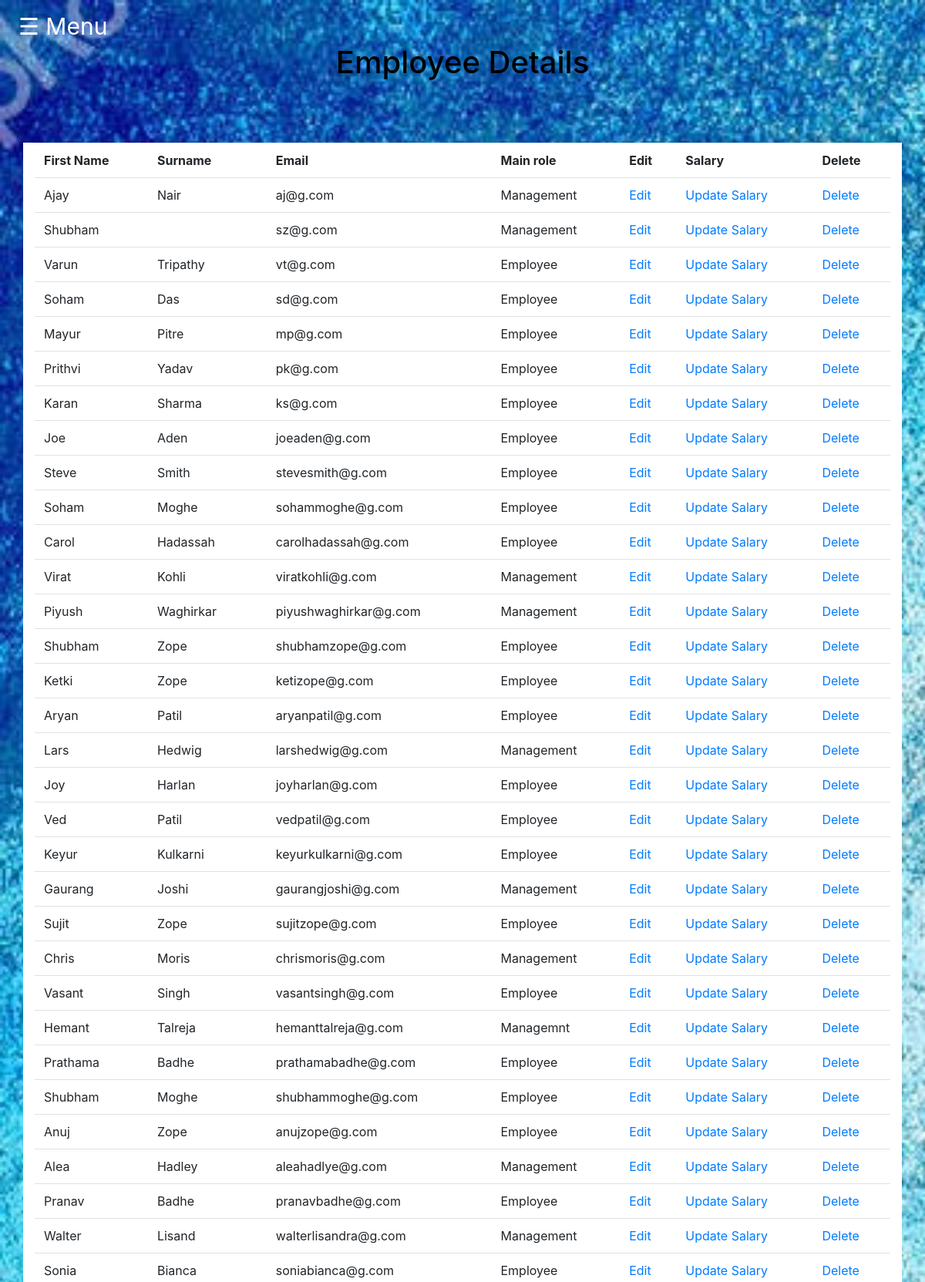
Screenshot of /viewemploy.php (signed in, upper part) with the database file from the repository.
### tables this page shows
CREATE TABLE `addemploy` (
  `Employ_ID` int(11) NOT NULL,
  `fname` varchar(45) DEFAULT NULL,
  `mname` varchar(45) DEFAULT NULL,
  `lname` varchar(45) DEFAULT NULL,
  `qualify` varchar(45) DEFAULT NULL,
  `blood` varchar(45) DEFAULT NULL,
  `email` varchar(45) DEFAULT NULL,
  `phone` varchar(20) DEFAULT NULL,
  `exp` varchar(45) DEFAULT NULL,
  `department` varchar(45) DEFAULT NULL,
  `designation` varchar(45) DEFAULT NULL,
  `addr` varchar(45) DEFAULT NULL,
  `Password` varchar(45) NOT NULL,
  `MainRole` varchar(45) NOT NULL
);

### viewemploy.php (the view, shortened to what this page needs)
<?php
include('bootstrap.php') ;
 include('configall.php');
 ?>
<!DOCTYPE html>
<html lang="en" dir="ltr">
  <head>
    <link rel="stylesheet" href="viewemploy.css?v=<?php echo time(); ?>">
    <link rel="stylesheet" href="https://maxcdn.bootstrapcdn.com/bootstrap/4.5.2/css/bootstrap.min.css">
  </head>
  <body>
  <div class="side">
       <span style="font-size:30px;cursor:pointer" onclick="openNav()">&#9776; Menu</span>
  </div>
  <div class="heading">
    <center><h2>Employee Details</h2></center>
  </div>
  <br><br><br>
  <div class="container">
  <?php  echo('<table class="table table-hover">'."\n");
  echo "<tr><td>";
  echo("<b>First Name</b>");
  echo("</td><td>");
  echo("<b>Surname</b>");
  echo("</td><td>");
  echo("<b>Email</b>");
  echo("</td><td>");
  echo("<b>Main role</b>");
  echo("</td><td>");
  echo('<b>Edit</b>');
  echo("</td><td>");
  echo('<b>Salary</b>');
  echo("</td><td>");
  echo('<b>Delete</b>');
  echo("</td></tr>\n");
$stmt = $pdo->query("SELECT fname,lname, email, Employ_ID,MainRole FROM addemploy");
while ( $row = $stmt->fetch(PDO::FETCH_ASSOC) ) {
    echo "<tr><td>";
    echo(htmlentities($row['fname']));
    echo("</td><td>");
    echo(htmlentities($row['lname']));
    echo("</td><td>");
    echo(htmlentities($row['email']));
    echo("</td><td>");
    echo(htmlentities($row['MainRole']));
    echo("</td><td>");
    echo('<a href="edit.php?Employ_ID='.$row['Employ_ID'].'">Edit</a>  ');
    echo("</td><td>");
    echo('<a href="salary.php?Employ_ID='.$row['Employ_ID'].'">Update Salary</a>  ');
    echo("</td><td>");
    echo('<a href="empdeletetest.php?Employ_ID='.$row['Employ_ID'].'">Delete</a>');
    echo("</td></tr>\n");
}
?>
</table>
  </div>
  </body>
</html>

### viewemploy.css (style rules this page uses)
body { background: url(bgImage7.jpg); margin:0; padding:0; background-size: cover; font-family: Arial; }
.heading h2 { font-size: 40px; color: black; }
body { font-family: 'Montserrat', sans-serif; font-weight: bold; }
.container { background-color: white; }
span { color: white; }
.side { margin-left: 2%; margin-top: 1%; color: black; }

### rows the page displays
addemploy: fname "Ajay", lname "Nair", email "aj@g.com", MainRole "Management"
addemploy: fname "Shubham", email "sz@g.com", MainRole "Management"
addemploy: fname "Varun", lname "Tripathy", email "vt@g.com", MainRole "Employee"
addemploy: fname "Soham", lname "Das", email "sd@g.com", MainRole "Employee"
addemploy: fname "Mayur", lname "Pitre", email "mp@g.com", MainRole "Employee"
addemploy: fname "Prithvi", lname "Yadav", email "pk@g.com", MainRole "Employee"
addemploy: fname "Karan", lname "Sharma", email "ks@g.com", MainRole "Employee"
addemploy: fname "Joe", lname "Aden", email "joeaden@g.com", MainRole "Employee"
addemploy: fname "Steve", lname "Smith", email "stevesmith@g.com", MainRole "Employee"
addemploy: fname "Soham", lname "Moghe", email "sohammoghe@g.com", MainRole "Employee"
addemploy: fname "Carol", lname "Hadassah", email "carolhadassah@g.com", MainRole "Employee"
addemploy: fname "Virat", lname "Kohli", email "viratkohli@g.com", MainRole "Management"
addemploy: fname "Piyush", lname "Waghirkar", email "piyushwaghirkar@g.com", MainRole "Management"
addemploy: fname "Shubham", lname "Zope", email "shubhamzope@g.com", MainRole "Employee"
addemploy: fname "Ketki", lname "Zope", email "ketizope@g.com", MainRole "Employee"
addemploy: fname "Aryan", lname "Patil", email "aryanpatil@g.com", MainRole "Employee"
addemploy: fname "Lars", lname "Hedwig", email "larshedwig@g.com", MainRole "Management"
addemploy: fname "Joy", lname "Harlan", email "joyharlan@g.com", MainRole "Employee"
addemploy: fname "Ved", lname "Patil", email "vedpatil@g.com", MainRole "Employee"
addemploy: fname "Keyur", lname "Kulkarni", email "keyurkulkarni@g.com", MainRole "Employee"
addemploy: fname "Gaurang", lname "Joshi", email "gaurangjoshi@g.com", MainRole "Management"
addemploy: fname "Sujit", lname "Zope", email "sujitzope@g.com", MainRole "Employee"
addemploy: fname "Chris", lname "Moris", email "chrismoris@g.com", MainRole "Management"
addemploy: fname "Vasant", lname "Singh", email "vasantsingh@g.com", MainRole "Employee"
addemploy: fname "Hemant", lname "Talreja", email "hemanttalreja@g.com", MainRole "Managemnt"
addemploy: fname "Prathama", lname "Badhe", email "prathamabadhe@g.com", MainRole "Employee"
addemploy: fname "Shubham", lname "Moghe", email "shubhammoghe@g.com", MainRole "Employee"
addemploy: fname "Anuj", lname "Zope", email "anujzope@g.com", MainRole "Employee"
addemploy: fname "Alea", lname "Hadley", email "aleahadlye@g.com", MainRole "Management"
addemploy: fname "Pranav", lname "Badhe", email "pranavbadhe@g.com", MainRole "Employee"
addemploy: fname "Walter", lname "Lisand", email "walterlisandra@g.com", MainRole "Management"
addemploy: fname "Sonia", lname "Bianca", email "soniabianca@g.com", MainRole "Employee"
